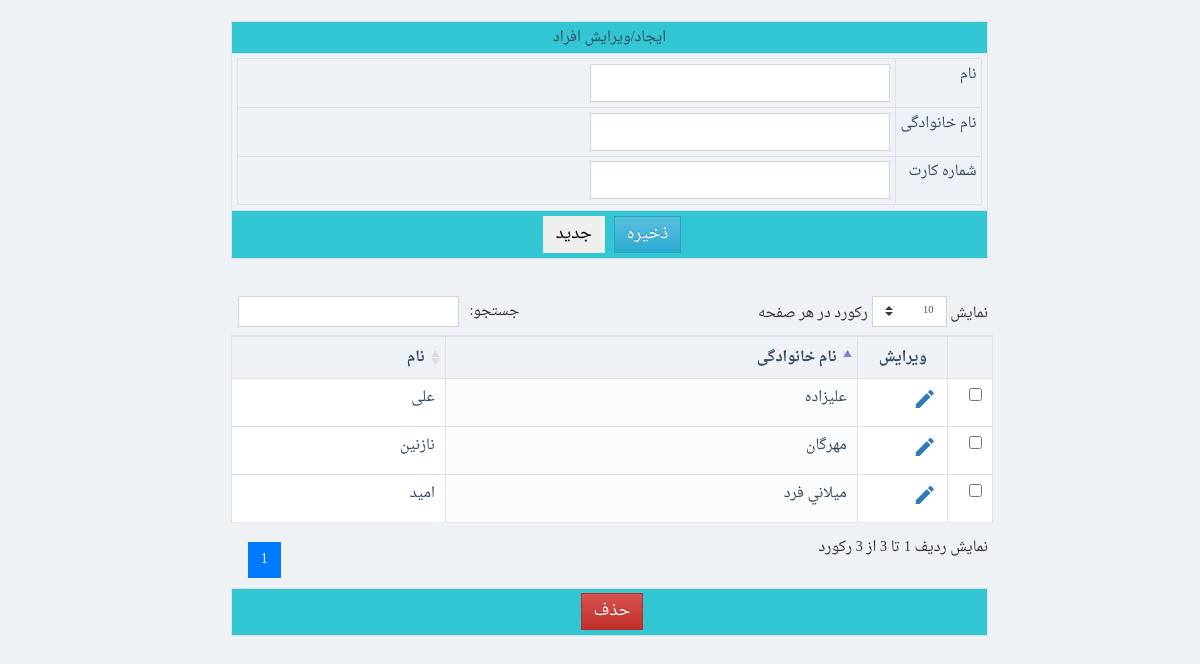
The page /www/sadaf/Managepersons.php (signed in) on the database its author committed.
### tables this page shows
CREATE TABLE `persons` (
  `PersonID` int(11) NOT NULL AUTO_INCREMENT,
  `pfname` varchar(45) DEFAULT NULL,
  `plname` varchar(45) DEFAULT NULL,
  `CardNumber` varchar(45) DEFAULT NULL,
  PRIMARY KEY (`PersonID`)
);

### www/shares/pdodb.class.php (called while the page is built, shortened)
<?php
class pdodb {
  private $dsn;
  private $pdo;
  private $statement;
  static  $pdoinstance = false;
  private function __construct($_host = "", $_user = "", $_pass = "", $_default_db = "",$_driver="",$debug=self::DEBUG_MODE) {
    $this->dsn = "mysql:dbname=$_default_db;host=$_host";
  }
  public static function getInstance($_host = "", $_user = "", $_pass = "", $_default_db = "",$_driver="") {
    if ("" == $_driver)      $_driver = sys_config::$db_server['driver'];
    if ("" == $_host)        $_host = sys_config::$db_server['host'];
    if ("" == $_user)        $_user = sys_config::$db_server['user'];
    if ("" == $_pass)        $_pass = sys_config::$db_server['pass'];
    if ("" == $_default_db)  $_default_db = sys_config::$db_server['database'];
    if (!@pdodb::$pdoinstance[$_host.$_user.$_default_db]) {
      pdodb::$pdoinstance[$_host.$_user.$_default_db] = new pdodb($_host,$_user,$_pass,$_default_db,$_driver);
    }
    return pdodb::$pdoinstance[$_host.$_user.$_default_db];
  }
  private function connect($_driver = "", $_host = "", $_user = "", $_pass = "", $_default_db = "",$debug=self::DEBUG_MODE) {
    try{
      $this->pdo = new pdo($this->dsn , $_user , $_pass, array(PDO::MYSQL_ATTR_INIT_COMMAND =>  "SET NAMES utf8") );
      return $this->pdo;
    }
    catch (PDOException $e) {
      print (self::PDO_CONNECTION_ERROR);
      print ($e->getMessage());
      if ($debug) $this->backtrace();
      exit();
    }
  }
  function Prepare($sqlstr,$debug=self::DEBUG_MODE) {
    $this->statement = $this->pdo->prepare($sqlstr);
   	$error_info = $this->pdo->errorInfo();
    return $this->statement;
  }
  function ExecuteStatement($parameter_array,$fetch_mode=PDO::FETCH_ASSOC,$debug=self::DEBUG_MODE) {
    $this->statement->setFetchMode($fetch_mode);
    $this->statement->execute($parameter_array);
    $error_info = $this->statement->errorInfo();
    return $this->statement;
 }
  function Execute($sqlstr,$fetch_mode=PDO::FETCH_ASSOC,$debug=self::DEBUG_MODE) {
    $trans = array(self::ARABIC_YA => self::PERSIAN_YA , self::ARABIC_KAF => self::PERSIAN_KAF);
    $this->statement = $this->pdo->query(strtr($sqlstr,$trans));
    return $this->statement;
  }
}
?>

### www/sadaf/classes/persons.class.php (called while the page is built, shortened)
<?php
class manage_persons
{
	static function GetList($FromRec, $NumberOfRec, $OrderByFieldName, $OrderType)
	{
		if(strtoupper($OrderType)!="ASC" && strtoupper($OrderType)!="DESC")
			$OrderType = "";
		$mysql = pdodb::getInstance();
		$k=0;
		$ret = array();
		$query = "select persons.PersonID
				,persons.pfname
				,persons.plname
				,persons.CardNumber
				from sadaf.persons  ";
		$query .= " order by ".$OrderByFieldName." ".$OrderType." ";
		$query .= " limit ".$FromRec.",".$NumberOfRec." ";
		$mysql->Prepare($query);
		$res = $mysql->ExecuteStatement(array());
		while($rec=$res->fetch())
		{
			$ret[$k] = new be_persons();
			$ret[$k]->PersonID=$rec["PersonID"];
			$ret[$k]->pfname=$rec["pfname"];
			$ret[$k]->plname=$rec["plname"];
			$ret[$k]->CardNumber=$rec["CardNumber"];
			$k++;
		}
		return $ret;
	}
}
?>

### www/sadaf/Managepersons.php (the view, shortened to what this page needs)
<?php
include("classes/persons.class.php");
?>
<form method="post" id="f1" name="f1" >
<div class="container-fluid">
<div class="row">
<div class="col-2" ></div>
<div class="col-8" >
<br><table class="table table-sm table-stripped table-bordered">
<tr class="HeaderOfTable">
<td align="center">ایجاد/ویرایش افراد</td>
</tr>
<tr>
<td>
<table width="100%" border="0">
<tr>
	<td width="1%" nowrap>
 نام
	</td>
	<td nowrap>
	<input class="form-control sadaf-m-input" type="text" name="Item_pfname" id="Item_pfname" maxlength="45" >
	</td>
</tr>
<tr>
	<td width="1%" nowrap>
 نام خانوادگی
	</td>
	<td nowrap>
	<input class="form-control sadaf-m-input" type="text" name="Item_plname" id="Item_plname" maxlength="45" >
	</td>
</tr>
<tr>
	<td width="1%" nowrap>
 شماره کارت
	</td>
	<td nowrap>
	<input class="form-control sadaf-m-input" type="text" name="Item_CardNumber" id="Item_CardNumber" maxlength="45">
	</td>
</tr>
</table>
</td>
</tr>
<tr class="FooterOfTable">
<td align="center">
<input type="button" class="btn btn-info" onclick="javascript: ValidateForm();" value="ذخیره">
 <input type="button" class="btn " onclick="javascript: document.location='Managepersons.php';" value="جدید">
</td>
</tr>
</table>
</div>
<div class="col-2" ></div>
</div>
</form>
<?php
$res = manage_persons::GetList(0, 1000, "PersonID", "");
?>
<form id="ListForm" name="ListForm" method="post">
<div class="row">
<div class="col-2" ></div>
<div class="col-8" >
<br><table id="PersonList" class="table table-sm table-stripped table-bordered">
<thead>
	<th>&nbsp;</th>
	<th>ویرایش</th>
	<th>نام خانوادگی</th>
	<th>نام</th>
</thead>
<tbody>
<?
for($k=0; $k<count($res); $k++)
{
	echo "<tr>";
	echo "<td>";
	echo "<input type=\"checkbox\" name=\"ch_".$res[$k]->PersonID."\">";
	echo "</td>";
	echo "	<td><a href=\"Managepersons.php?UpdateID=".$res[$k]->PersonID."\"><i class=\"material-icons\" data-toggle=\"tooltip\" data-placement=\"top\" title=\"ویرایش\">edit</i></a></td>";
	echo "	<td>".htmlentities($res[$k]->plname, ENT_QUOTES, 'UTF-8')."</td>";
	echo "	<td>".htmlentities($res[$k]->pfname, ENT_QUOTES, 'UTF-8')."</td>";
	echo "</tr>";
}
?>
</tbody>
</table>
<table class="table table-sm table-bordered">
<tr class="FooterOfTable">
<td colspan="5" align="center">
	<input type="button" class="btn btn-danger" data-toggle="confirmation"
			data-btn-ok-label="بلی"
			data-btn-ok-class="btn-success"
        data-btn-ok-icon-class="material-icons" data-btn-ok-icon-content="check"
        data-btn-cancel-label="خیر" data-btn-cancel-class="btn-danger"
        data-btn-cancel-icon-class="material-icons" data-btn-cancel-icon-content="close"
        data-title="آیا مطمئن هستید؟" data-content=""
		value="حذف">
</td>
</tr>
</table>
</div>
<div class="col-2" ></div>
</div>
</form>
</html>

### www/sadaf/css/plugins-rtl.css (style rules this page uses)
table.dataTable thead th, table.dataTable thead td { padding: 10px 20px; border-bottom: 2px solid #e7ecf1; outline: none !important; }
table.dataTable.no-footer { border-bottom-color: #e7ecf1; }
table.dataTable td.sorting_1, table.dataTable td.sorting_2, table.dataTable td.sorting_3, table.dataTable th.sorting_1, table.dataTable th.sorting_2, table.dataTable th.sorting_3 { background: #fbfcfd !important; }
table.dataTable thead .sorting, table.dataTable thead .sorting_asc, table.dataTable thead .sorting_desc, table.dataTable thead .sorting_asc_disabled, table.dataTable thead .sorting_desc_disabled { cursor: pointer; }
table.dataTable thead .sorting:after, table.dataTable thead .sorting_asc:after, table.dataTable thead .sorting_desc:after, table.dataTable thead .sorting_asc_disabled:after, table.dataTable thead .sorting_desc_disabled:after { display: none; }
table.dataTable thead .sorting { background: url("../images/sort_both.png") no-repeat center right; }
table.dataTable thead .sorting_asc { background: url("../images/sort_asc.png") no-repeat center right; }

### www/sadaf/css/lab.css (style rules this page uses)
* { font-family:DroidNaskh,verdana,tahoma }
.material-icons { font-family: 'Material Icons'; font-weight: normal; font-style: normal; font-size: 24px; line-height: 1; letter-spacing: normal; text-transform: none; display: inline-block; white-space: nowrap; word-wrap: normal; direction: ltr; -moz-font-feature-settings: 'liga'; -moz-osx-font-smoothing: grayscale; }
.HeaderOfTable { background-color: #32c5d2; }
.FooterOfTable { background-color: #32c5d2; }
table { direction: rtl; }
.page-content { background: #eef1f5; margin-right: 0px; margin-left: 19px; margin-top: 0px; margin-bottom: 0px; }
.sadaf-m-input { width: 300px; }

### rows shown on the page
persons: plname "ميلاني فرد", pfname "اميد"
persons: plname "مهرگان", pfname "نازنین"
persons: plname "علیزاده", pfname "علی"
